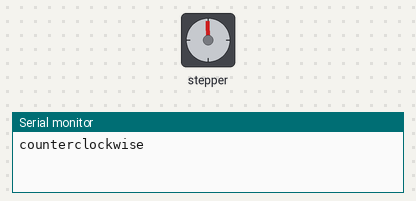
A sketch run on a simulated Arduino Uno, built with avr-gcc and run on an emulated ATmega328P. Shown: stepper motor, the last lines printed to the serial monitor. Stepper angles assume 2048 steps per turn.

Above: at 0.15 s.
At 9.77 s:
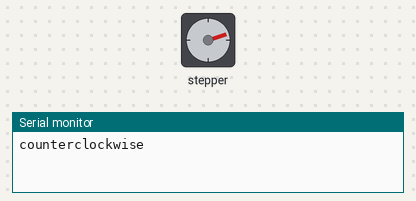
At 19.26 s:
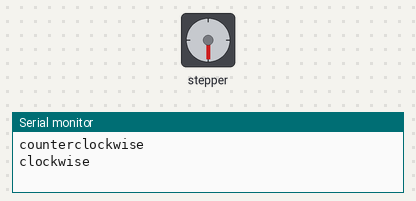
At 38.2 s:
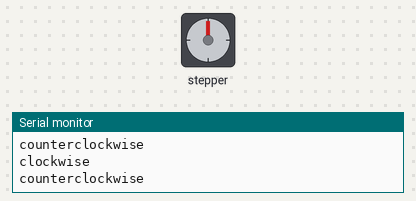
Timing chart, 0 to 40.0 s (numbered marks = the images above):
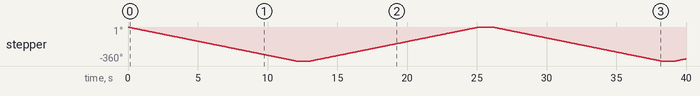

The sketch:

sketch_may02a.ino
```cpp
#include <DistanceSensor.h>
#include <Stepper.h>


double stepsPerRevolution = 2048;
Stepper myStepper(stepsPerRevolution, 22, 24, 26, 28);   // Pin inversion to make the library work
void setup() {
  myStepper.setSpeed(5);
  Serial.begin(9600);
  }

  void loop() {
      // 1 rotation counterclockwise:
      Serial.println("counterclockwise");
      myStepper.step(-stepsPerRevolution);
      delay(1000);

    // 1 rotation clockwise:
    Serial.println("clockwise");
    myStepper.step(stepsPerRevolution);
    delay(1000);
}
```

Measured:
- by itself, stepper: turns 360° counter-clockwise in 12.0 s, then 360° clockwise in 12.1 s, then 360° counter-clockwise in 12.0 s, then 22° clockwise in 0.71 s
